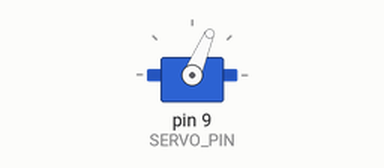
The sketch below on a simulated Arduino Uno, built with avr-gcc and run on an emulated ATmega328P. Shown: servo.

Above: at 1.1 s.
At 1.3 s:
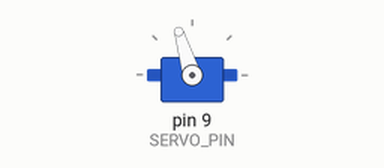
At 1.5 s:
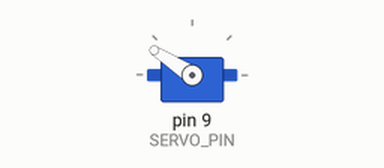
At 1.95 s:
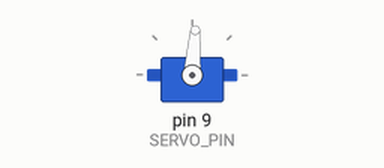
Timing chart, 0 to 4.1 s (numbered marks = the images above):
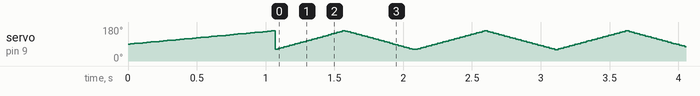

The sketch:

servo_motor.ino
```cpp
#include <Servo.h>

Servo myServo;

const int SERVO_PIN = 9;
const int MIN_ANGLE = 60;
const int MAX_ANGLE = 160;
const int STEP_DELAY_MS = 5;  // Lower = faster sweep

void setup() {
  myServo.attach(SERVO_PIN, 750, 2250);
  int current = myServo.read();
  int step = (current < MAX_ANGLE) ? 1 : -1;
  for (int i = current; i != MAX_ANGLE; i += step) {
    myServo.write(i);
    delay(15);
  }
}

void loop() {
  // Sweep 60 → 160
  for (int angle = MIN_ANGLE; angle <= MAX_ANGLE; angle++) {
    myServo.write(angle);
    delay(STEP_DELAY_MS);
  }

  // Sweep 160 → 60
  for (int angle = MAX_ANGLE; angle >= MIN_ANGLE; angle--) {
    myServo.write(angle);
    delay(STEP_DELAY_MS);
  }
}
```
